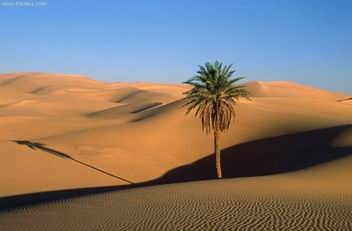
//> input picture resource/13/desert.jpg, 352 x 231 px
$ ./calcHist_example   (built with g++ and OpenCV 4)
//> lines starting //> are read from the running program, lines starting //| are printed output that depends on the picture
#include <iostream>
#include <opencv2/opencv.hpp>

#define RESOURCE_DIR "../resource/"

// [59 lines left out: function calcHist_example, not called in this run]

void calcHist_HUV_example()
{
    cv::Mat img = cv::imread(RESOURCE_DIR"/13/desert.jpg");
//> img is the input picture: 231 rows x 352 cols, CV_8UC3; mean B, G, R 115.7, 122.7, 133.7
    if(img.empty())
    {
        std::cout << "img is empty" << std::endl;
        return;
    }
    cv::imshow("img", img);

    cv::Mat hsvImg;
    cv::cvtColor(img, hsvImg, cv::COLOR_RGB2HSV);
//> hsvImg: 231 rows x 352 cols, CV_8UC3; mean H, S, V 75.3, 129.8, 168
    cv::imshow("hsvimg", hsvImg);
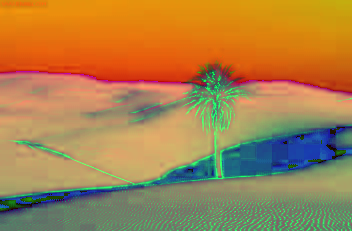
//> window 'hsvimg': 231 rows x 352 cols, CV_8UC3; mean B, G, R 75.3, 129.8, 168

    float h_ranges[] = {0, 180}; // hue is [0, 180]
    float s_ranges[] = {0, 256};
    const float* ranges[] = {h_ranges, s_ranges};
    int histSize[] = {30, 32};
    int ch[] = {0, 1};

    cv::Mat hist;
    // Compute the histogram
    //
    cv::calcHist(&hsvImg, 1, ch, cv::noArray(), hist, 2, histSize, ranges, true);
    cv::normalize(hist, hist, 0, 255, cv::NORM_MINMAX);

    int scale = 10;
    cv::Mat histImg(histSize[0]*scale, histSize[1]*scale, CV_8UC3);

    // Draw our histogram.
    //
    for (int h = 0; h < histSize[0]; h++)
    {
        for (int s = 0; s < histSize[1]; s++)
        {
            float hval = hist.at<float>(h, s);
            cv::rectangle(
                histImg,
                cv::Rect(h * scale, s * scale, scale, scale),
                cv::Scalar::all(hval),
                -1);
        }
    }
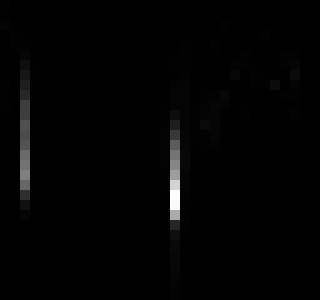
//> histImg: 300 rows x 320 cols, CV_8UC3; min 0, max 255, mean 3

    cv::imshow("H-S histogram", histImg);
    cv::waitKey(0);

    cv::destroyAllWindows();
}

int main(int argc, char const *argv[])
{
    //calcHist_example();
    calcHist_HUV_example();
    return 0;
}

$ run again, with resource/13/HandIndoorColor.jpg copied over resource/13/desert.jpg
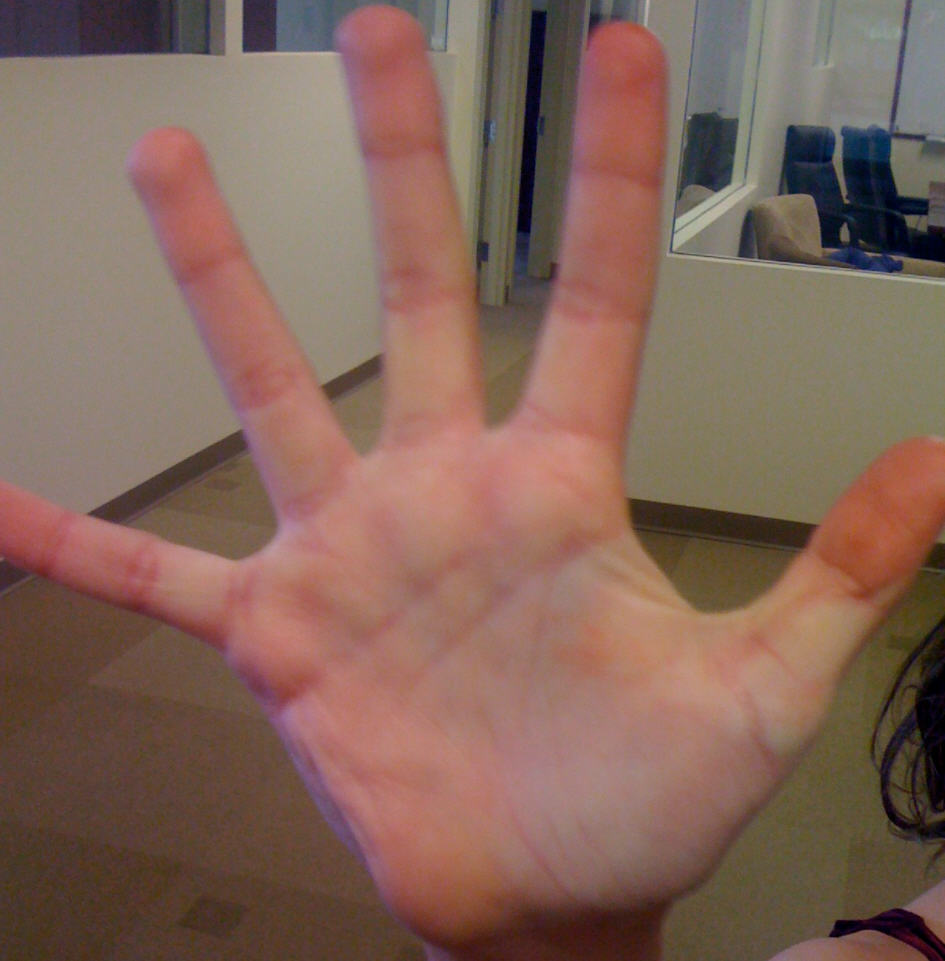
//> input picture resource/13/HandIndoorColor.jpg, 945 x 961 px
//> in calcHist_HUV_example, img is the input picture: 961 rows x 945 cols, CV_8UC3; mean B, G, R 89.5, 101.6, 131.2
//> hsvImg: 961 rows x 945 cols, CV_8UC3; mean H, S, V 106.2, 89.2, 132.4
//> in calcHist_HUV_example, `cv::imshow("hsvimg", hsvImg);`:
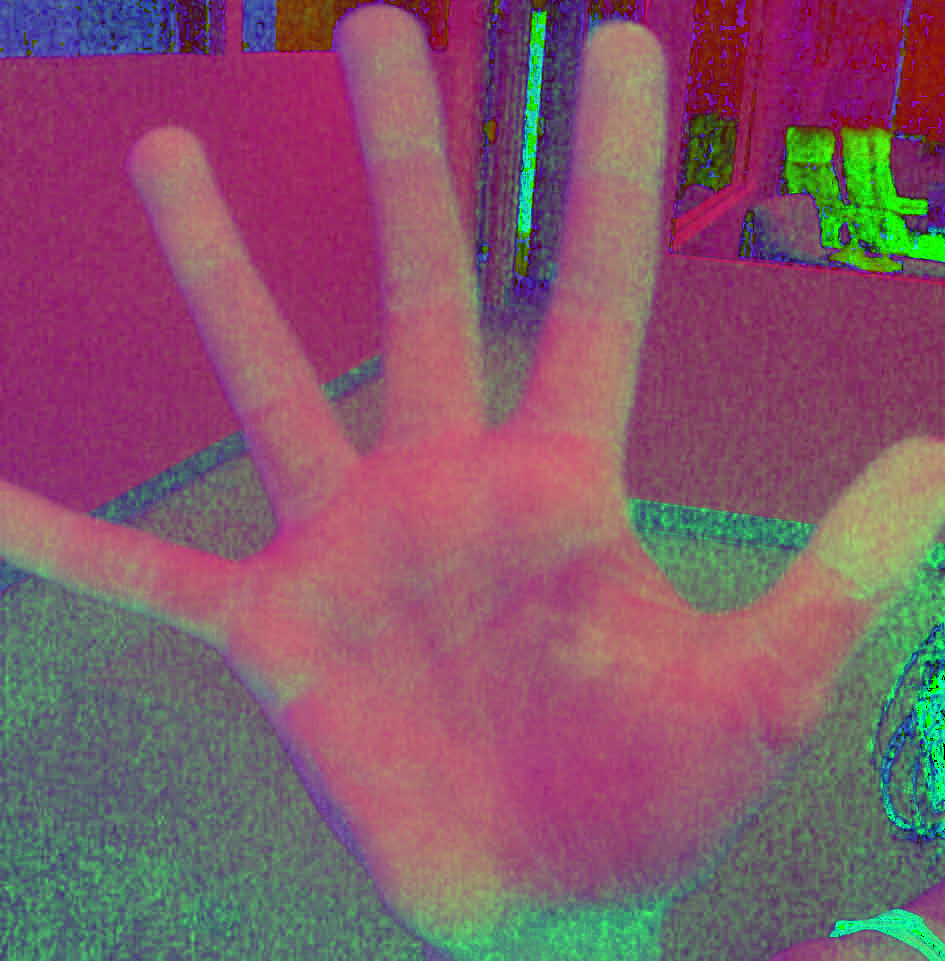
//> window 'hsvimg': 961 rows x 945 cols, CV_8UC3; mean B, G, R 106.2, 89.2, 132.4
//> after the loop in calcHist_HUV_example, `for (int h = 0; h < histSize[0]; h++)`:
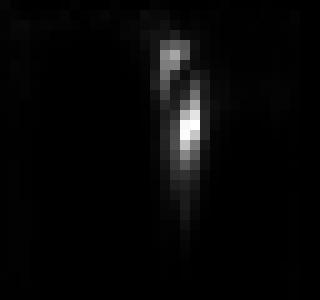
//> histImg: 300 rows x 320 cols, CV_8UC3; min 0, max 255, mean 6.7

$ run again, with resource/13/HandOutdoorColor.jpg copied over resource/13/desert.jpg
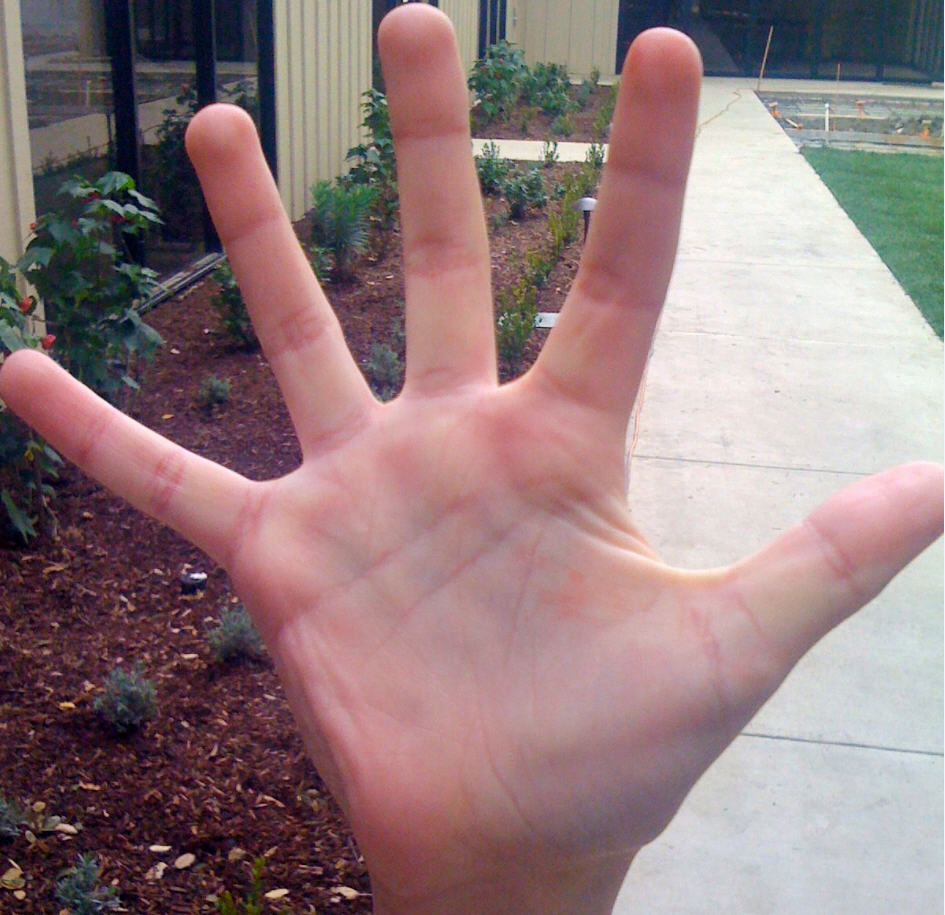
//> input picture resource/13/HandOutdoorColor.jpg, 945 x 915 px
//> in calcHist_HUV_example, img is the input picture: 915 rows x 945 cols, CV_8UC3; mean B, G, R 125.6, 123.8, 146.8
//> hsvImg: 915 rows x 945 cols, CV_8UC3; mean H, S, V 100.5, 70.7, 151.6
//> in calcHist_HUV_example, `cv::imshow("hsvimg", hsvImg);`:
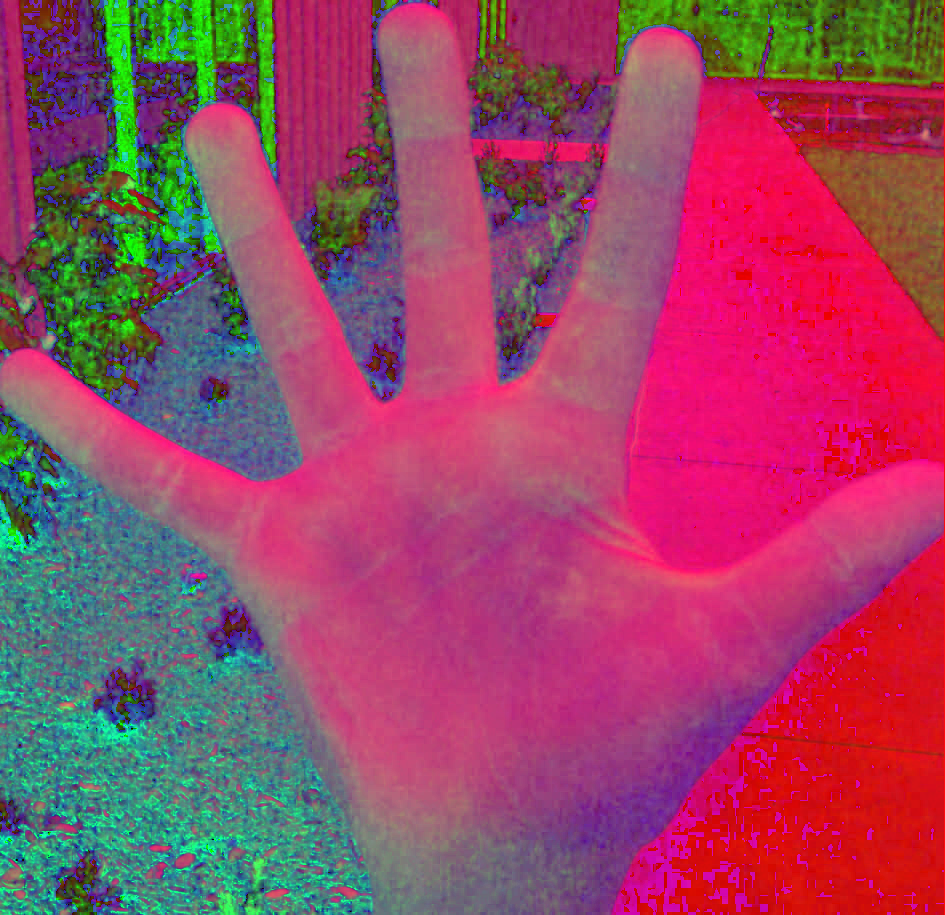
//> window 'hsvimg': 915 rows x 945 cols, CV_8UC3; mean B, G, R 100.5, 70.7, 151.6
//> after the loop in calcHist_HUV_example, `for (int h = 0; h < histSize[0]; h++)`:
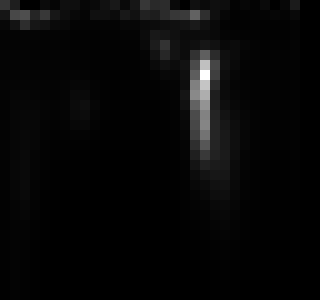
//> histImg: 300 rows x 320 cols, CV_8UC3; min 0, max 255, mean 7.4

$ run again, with resource/13/HandOutdoorSunColor.jpg copied over resource/13/desert.jpg
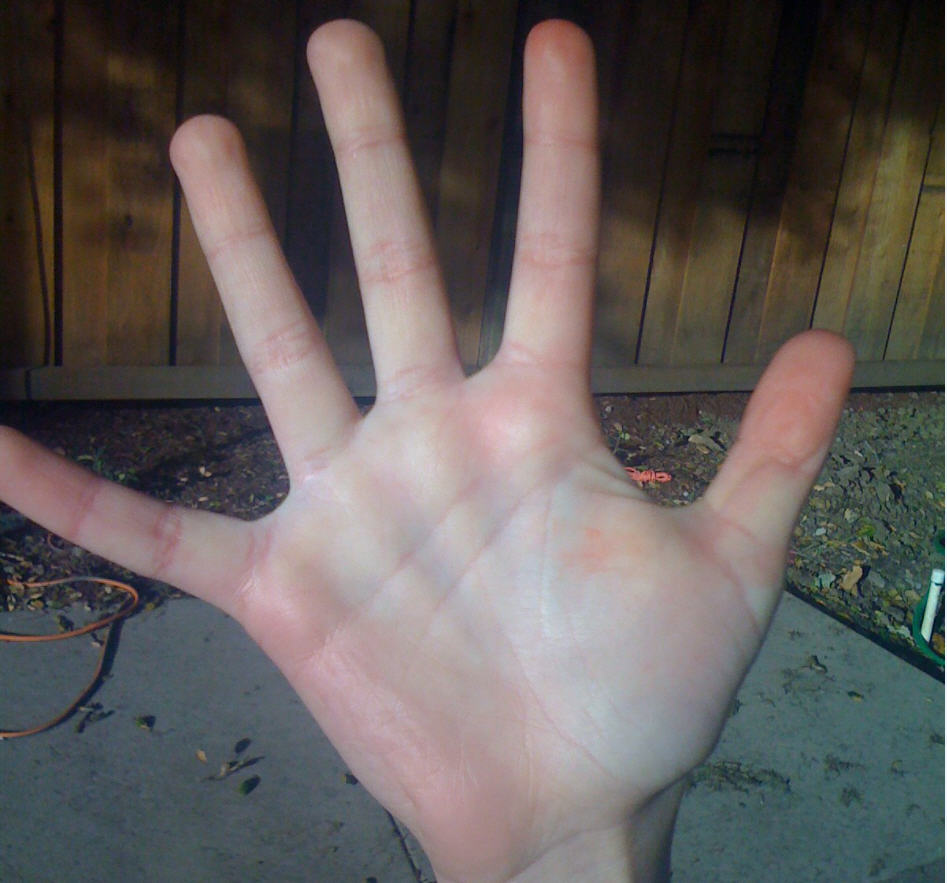
//> input picture resource/13/HandOutdoorSunColor.jpg, 947 x 883 px
//> in calcHist_HUV_example, img is the input picture: 883 rows x 947 cols, CV_8UC3; mean B, G, R 91.4, 93.1, 99.4
//> hsvImg: 883 rows x 947 cols, CV_8UC3; mean H, S, V 91.1, 64, 105.7
//> in calcHist_HUV_example, `cv::imshow("hsvimg", hsvImg);`:
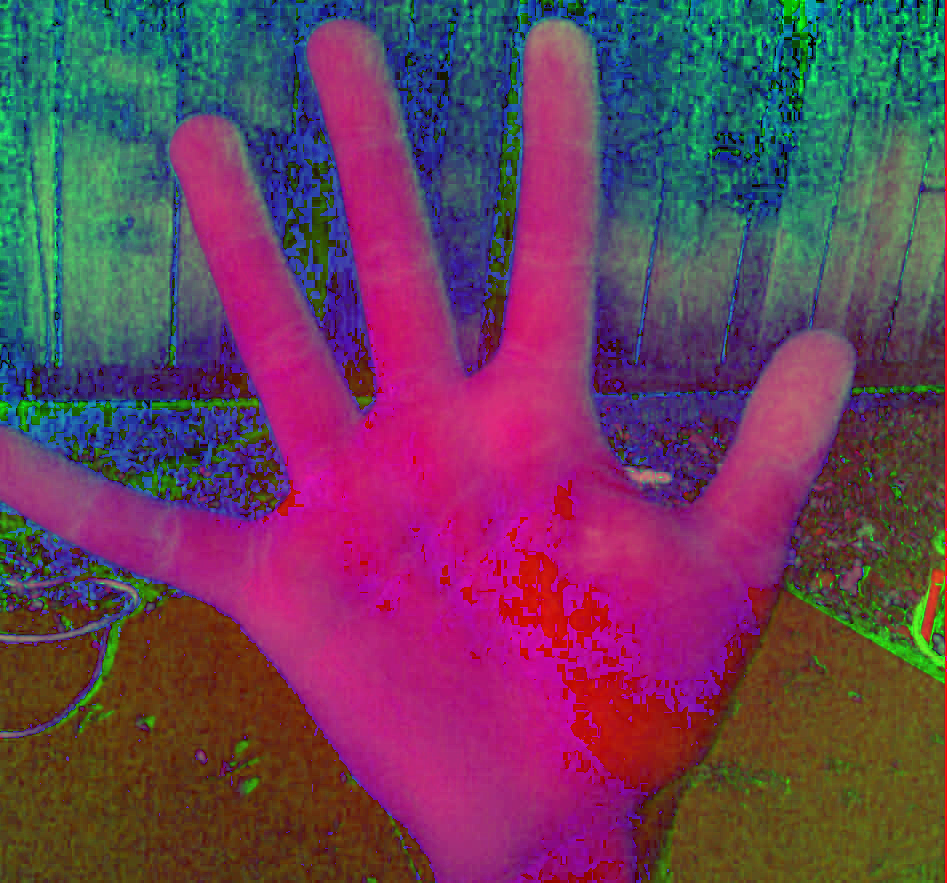
//> window 'hsvimg': 883 rows x 947 cols, CV_8UC3; mean B, G, R 91.1, 64, 105.7
//> after the loop in calcHist_HUV_example, `for (int h = 0; h < histSize[0]; h++)`:
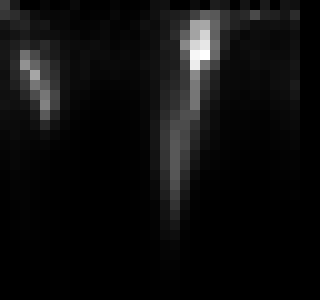
//> histImg: 300 rows x 320 cols, CV_8UC3; min 0, max 255, mean 13.9
